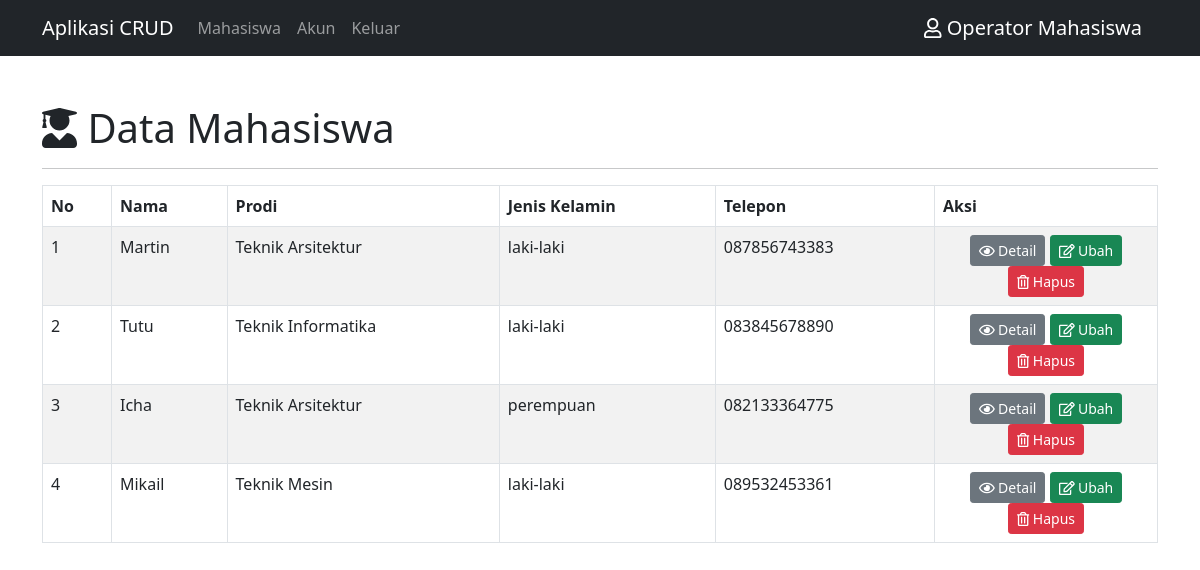
Page /mahasiswa.php (signed in) on the committed database.
### tables this page shows
CREATE TABLE `mahasiswa` (
  `id_mahasiswa` int(11) NOT NULL,
  `nama` varchar(100) NOT NULL,
  `prodi` varchar(50) NOT NULL,
  `jk` varchar(20) NOT NULL,
  `telepon` varchar(20) NOT NULL,
  `alamat` text NOT NULL,
  `email` varchar(30) NOT NULL,
  `foto` varchar(100) NOT NULL
);

### config/controller-mahasiswa.php (called while the page is built, shortened)
<?php
function select($query)
{
    global $db;
    $result = mysqli_query($db, $query);
    $rows = [];
    while ($row = mysqli_fetch_assoc($result)) {
        $rows[] = $row;
    }
    return $rows;
}

### mahasiswa.php (the view, shortened to what this page needs)
<?php
include 'layout/header.php';
$data_mahasiswa = select("SELECT * FROM mahasiswa ORDER BY id_mahasiswa DESC");
?>
<div class="container mt-5">
    <h1><i class="fas fa-user-graduate"></i> Data Mahasiswa</h1>
    <hr>
    <table class="table table-bordered table-striped" mt-3 id="table">
        <thead>
            <tr>
                <th>No</th>
                <th>Nama</th>
                <th>Prodi</th>
                <th>Jenis Kelamin</th>
                <th>Telepon</th>
                <th>Aksi</th>
            </tr>
        <tbody>
            <?php $no = 1 ?>
            <?php foreach ($data_mahasiswa as $mahasiswa) : ?>
                <tr>
                    <td><?= $no++; ?></td>
                    <td><?= $mahasiswa['nama']; ?></td>
                    <td><?= $mahasiswa['prodi']; ?></td>
                    <td><?= $mahasiswa['jk']; ?></td>
                    <td><?= $mahasiswa['telepon']; ?></td>
                    <td class="text-center" width="20%">
                        <a href="detail-mahasiswa.php?id_mahasiswa=<?= $mahasiswa['id_mahasiswa']; ?>" class="btn btn-secondary btn-sm"> <i class="far fa-eye"></i> Detail</a>
                        <a href="ubah-mahasiswa.php?id_mahasiswa=<?= $mahasiswa['id_mahasiswa']; ?>" class="btn btn-success btn-sm"> <i class="far fa-edit"></i> Ubah</a>
                        <a href="hapus-mahasiswa.php?id_mahasiswa=<?= $mahasiswa['id_mahasiswa']; ?>" class="btn btn-danger btn-sm" onclick="return confirm('Yakin data mahasiswa <?= $mahasiswa['nama'] ?> akan dihapus?')"><i class="far fa-trash-alt"></i> Hapus</a>
                    </td>
                </tr>
            <?php endforeach ?>
        </tbody>
        </thead>
    </table>
</div>
<?php
include 'layout/footer.php';

### rows in the picture
mahasiswa: nama "Martin", prodi "Teknik Arsitektur", jk "laki-laki", telepon "087856743383"
mahasiswa: nama "Tutu", prodi "Teknik Informatika", jk "laki-laki", telepon "083845678890"
mahasiswa: nama "Icha", prodi "Teknik Arsitektur", jk "perempuan", telepon "082133364775"
mahasiswa: nama "Mikail", prodi "Teknik Mesin", jk "laki-laki", telepon "089532453361"

### other values in the picture
$_SESSION['nama'] "Operator Mahasiswa"
